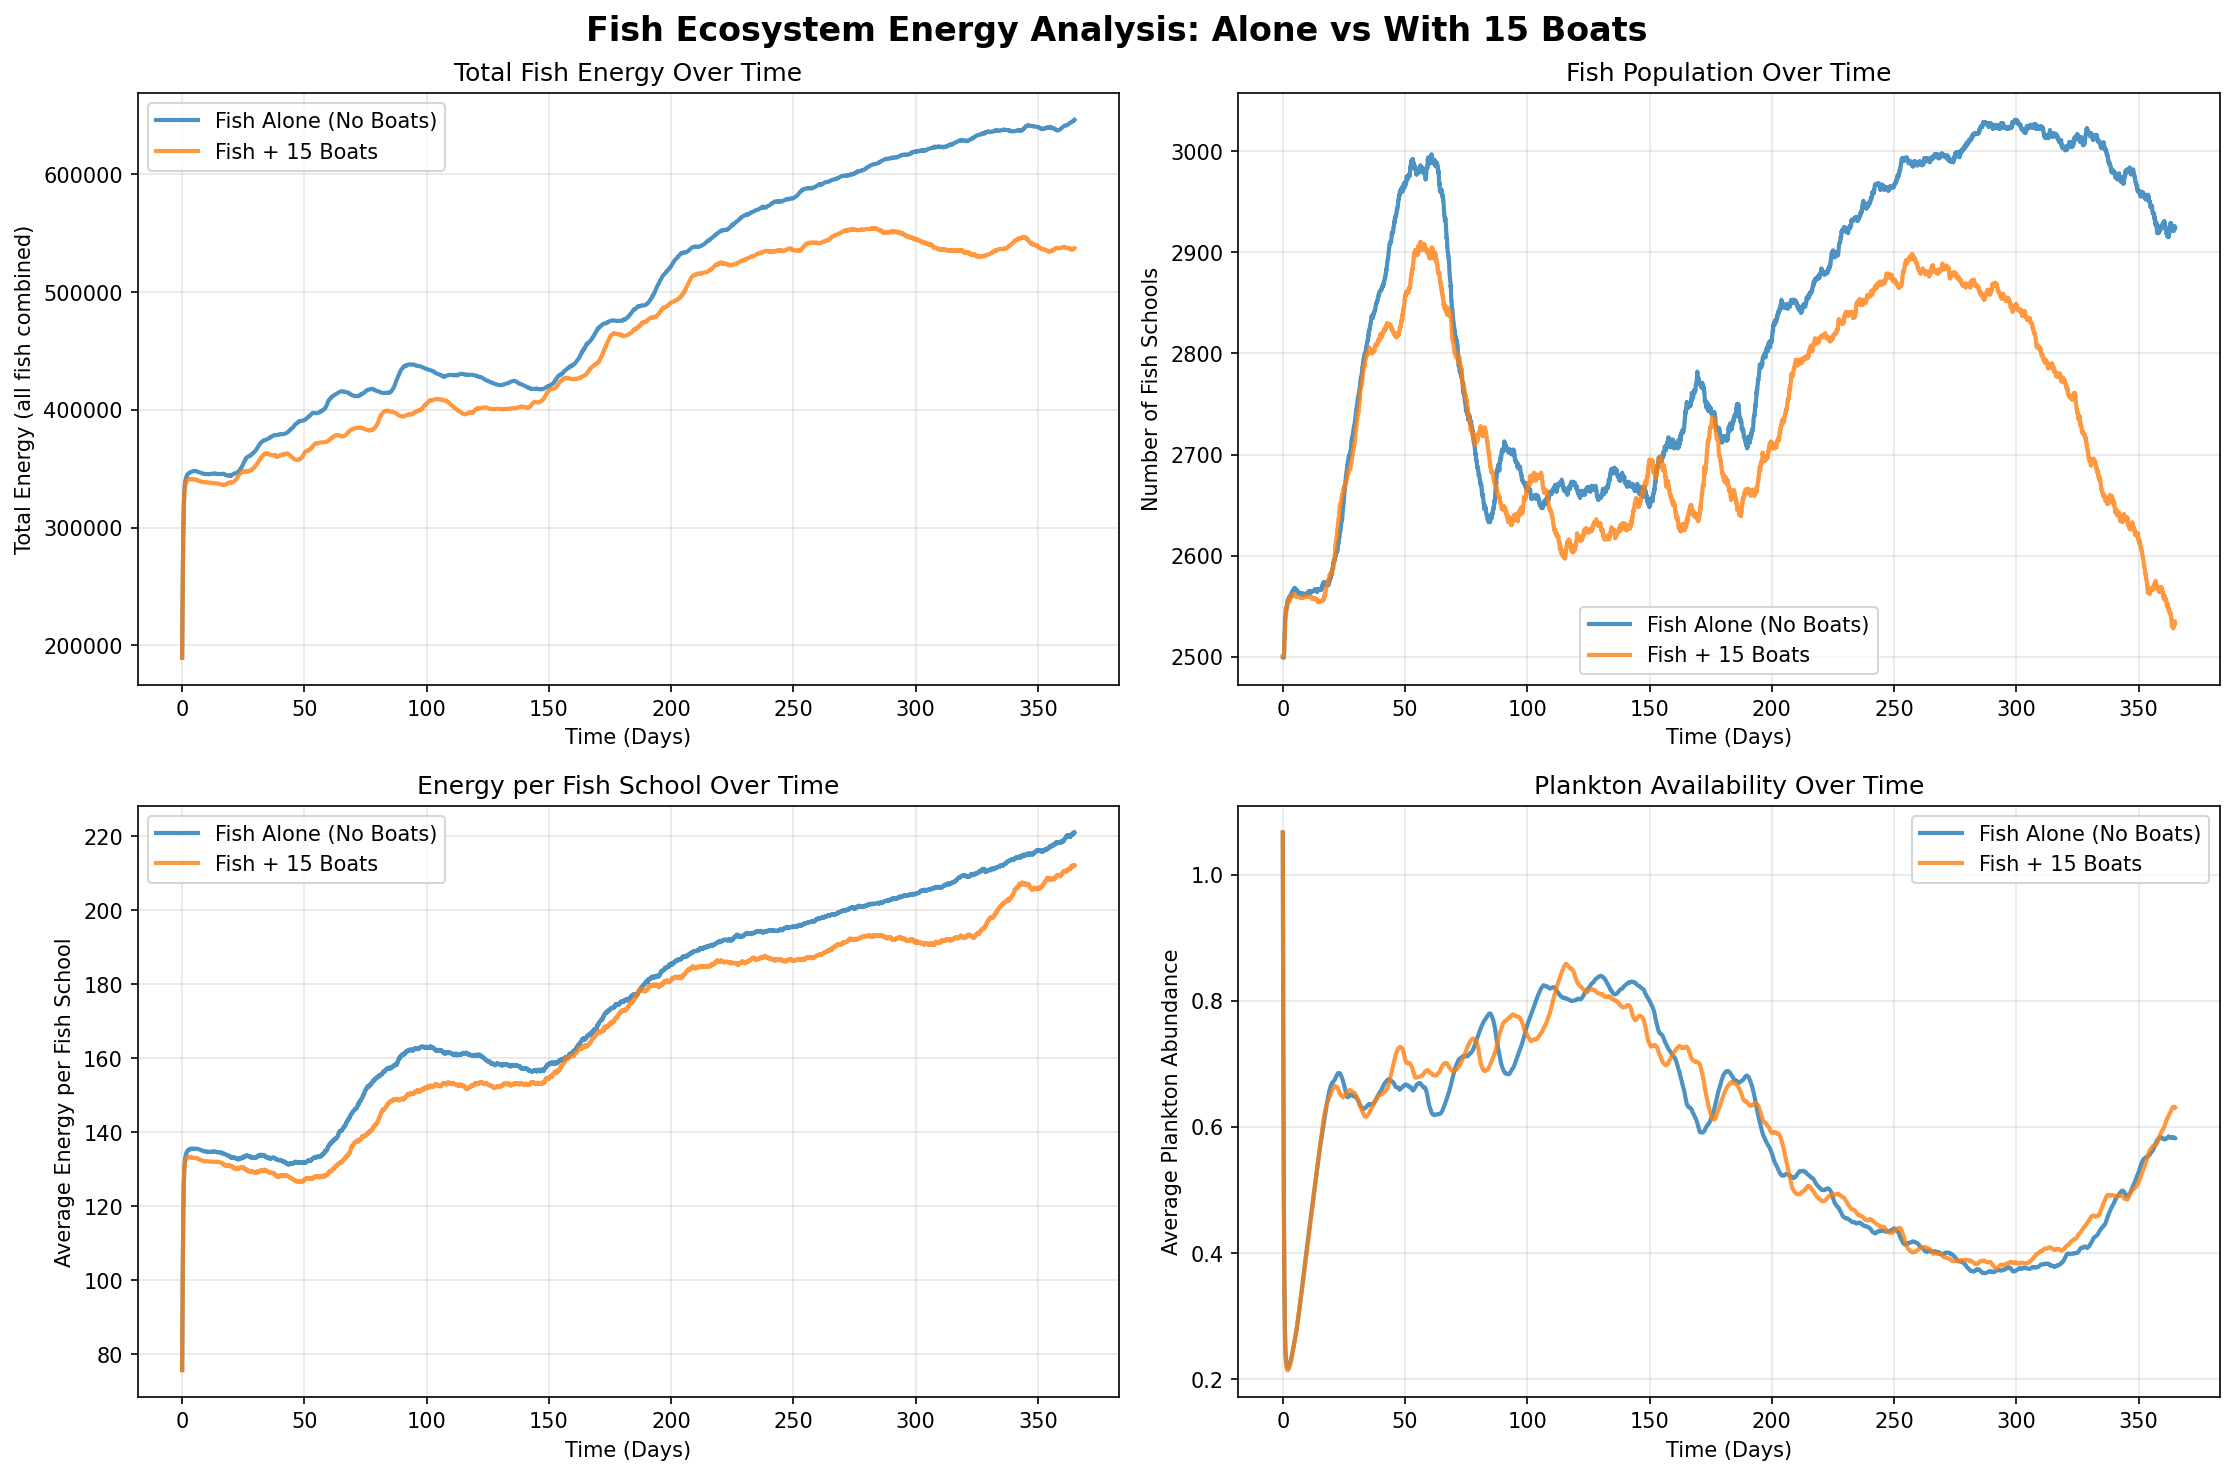

The Python source for this figure:
"""
Fish Population Energy Timeline Analysis

Compares ecosystem health (total energy) with and without fishing boats.
Helps identify if boats are causing unrealistic energy drain.
"""

import numpy as np
import matplotlib.pyplot as plt
from environment import OceanEnvironment
from fish_ecosystem import FishPopulation
from fleet_physics import FishingFleet
from fishing_agent import FishingAgent
import torch

def run_ecosystem_alone(duration_steps=8760):
    """Run fish ecosystem WITHOUT boats for baseline"""
    print("="*70)
    print("SCENARIO 1: FISH ECOSYSTEM ALONE (NO FISHING)")
    print("="*70)
    
    env = OceanEnvironment(width=100, height=100, hours_per_tick=1)
    fish = FishPopulation(initial_population=2500, env_width=100, env_height=100)
    
    energy_timeline = []
    population_timeline = []
    plankton_timeline = []
    
    print(f"\n[ANALYSIS] Running {duration_steps:,} steps...")
    print(f"   Start: {fish.num_schools} schools, {fish.energies.sum():.1f} total energy\n")
    
    for step in range(duration_steps):
        # Ecosystem step
        env.step()
        fish.step(env)
        
        # Update MPAs
        if hasattr(env, 'update_mpas'):
            env.update_mpas(fish)
        
        # Track metrics
        total_energy = fish.energies.sum()
        avg_plankton = env.plankton_grid.mean()
        
        energy_timeline.append(total_energy)
        population_timeline.append(fish.num_schools)
        plankton_timeline.append(avg_plankton)
        
        if (step + 1) % (duration_steps // 20) == 0:
            print(f"  Step {step+1:>6} | Fish: {fish.num_schools:>5} | "
                  f"Energy: {total_energy:>10.1f} | Plankton: {avg_plankton:.3f}")
    
    print(f"\n[OK] Final: {fish.num_schools} schools, {fish.energies.sum():.1f} total energy")
    
    return {
        'energy': np.array(energy_timeline),
        'population': np.array(population_timeline),
        'plankton': np.array(plankton_timeline),
        'label': 'Fish Alone (No Boats)'
    }

def run_ecosystem_with_boats(duration_steps=8760, checkpoint_path='checkpoints/'):
    """Run fish ecosystem WITH 15 fishing boats"""
    print("\n" + "="*70)
    print("SCENARIO 2: FISH ECOSYSTEM + 15 FISHING BOATS")
    print("="*70)
    
    env = OceanEnvironment(width=100, height=100, hours_per_tick=1)
    fish = FishPopulation(initial_population=2500, env_width=100, env_height=100)
    
    # Setup 15 boats (5 models × 3 instances)
    ports = [
        (20, 20), (80, 20), (50, 50),
        (20, 80), (80, 80)
    ]
    fleet = FishingFleet(num_boats=15, ports=ports, env_width=100, env_height=100)
    
    # Load trained agents
    agents = []
    try:
        for i in range(5):
            agent = FishingAgent(
                boat_id=i,
                home_port=ports[i % len(ports)],
                env_width=100,
                env_height=100
            )
            agent_path = f'{checkpoint_path}agent_{i}_best.pt'
            agent.load_checkpoint(agent_path)
            agent.epsilon = 0.05  # Minimal exploration
            agents.append(agent)
        print(f"[OK] Loaded 5 trained models")
    except Exception as e:
        print(f"[ERROR] Error loading models: {e}")
        import traceback
        traceback.print_exc()
        return None
    
    energy_timeline = []
    population_timeline = []
    plankton_timeline = []
    total_catch = 0
    
    print(f"\n[ANALYSIS] Running {duration_steps:,} steps with 15 boats...")
    print(f"   Start: {fish.num_schools} schools, {fish.energies.sum():.1f} total energy\n")
    
    for step in range(duration_steps):
        # Fleet actions
        actions = []
        
        for boat_idx in range(15):
            agent_idx = boat_idx // 3  # Which trained agent (0-4)
            agent = agents[agent_idx]
            
            # Get boat state (matching deploy_fleet format)
            boat_pos = fleet.positions[boat_idx]
            boat_state = {
                'position': boat_pos.copy(),
                'velocity': np.array([
                    np.cos(fleet.headings[boat_idx]) * fleet.velocities[boat_idx],
                    np.sin(fleet.headings[boat_idx]) * fleet.velocities[boat_idx]
                ]),
                'heading': fleet.headings[boat_idx],
                'fuel': fleet.fuel_levels[boat_idx],
                'max_fuel': fleet.max_fuel,
                'cargo': fleet.cargo_levels[boat_idx],
                'max_cargo': fleet.max_cargo,
                'net_deployed': fleet.nets_deployed[boat_idx],
                'current_temp': env.get_temperature(*boat_pos),
                'inside_mpa': env.is_in_mpa(*boat_pos)
            }
            
            # Get observation and action
            obs = agent.get_observation(boat_state, fish, env)
            action = agent.select_action(obs, boat_state)
            actions.append(action)
        
        actions = np.array(actions)
        
        # Fleet step
        fleet.step(actions, fish, env)
        
        # Ecosystem step
        env.step()
        fish.step(env)
        
        # Update MPAs
        if hasattr(env, 'update_mpas'):
            env.update_mpas(fish)
        
        # Track metrics
        total_energy = fish.energies.sum()
        avg_plankton = env.plankton_grid.mean()
        step_catch = fleet.cargo_sold.sum()
        total_catch += step_catch
        
        energy_timeline.append(total_energy)
        population_timeline.append(fish.num_schools)
        plankton_timeline.append(avg_plankton)
        
        if (step + 1) % (duration_steps // 20) == 0:
            print(f"  Step {step+1:>6} | Fish: {fish.num_schools:>5} | "
                  f"Energy: {total_energy:>10.1f} | Catch so far: {total_catch:>8.1f}t")
    
    print(f"\n[OK] Final: {fish.num_schools} schools, {fish.energies.sum():.1f} total energy")
    print(f"   Total caught: {total_catch:.1f} tons")
    
    return {
        'energy': np.array(energy_timeline),
        'population': np.array(population_timeline),
        'plankton': np.array(plankton_timeline),
        'label': 'Fish + 15 Boats'
    }

def plot_comparison(data_alone, data_with_boats):
    """Create comparison plots"""
    fig, axes = plt.subplots(2, 2, figsize=(15, 10))
    fig.suptitle('Fish Ecosystem Energy Analysis: Alone vs With 15 Boats', fontsize=16, fontweight='bold')
    
    steps = np.arange(len(data_alone['energy']))
    hours = steps
    days = hours / 24
    
    # Plot 1: Total Energy Timeline
    ax = axes[0, 0]
    ax.plot(days, data_alone['energy'], label=data_alone['label'], linewidth=2, alpha=0.8)
    ax.plot(days, data_with_boats['energy'], label=data_with_boats['label'], linewidth=2, alpha=0.8)
    ax.set_xlabel('Time (Days)')
    ax.set_ylabel('Total Energy (all fish combined)')
    ax.set_title('Total Fish Energy Over Time')
    ax.legend()
    ax.grid(True, alpha=0.3)
    
    # Plot 2: Population Timeline
    ax = axes[0, 1]
    ax.plot(days, data_alone['population'], label=data_alone['label'], linewidth=2, alpha=0.8)
    ax.plot(days, data_with_boats['population'], label=data_with_boats['label'], linewidth=2, alpha=0.8)
    ax.set_xlabel('Time (Days)')
    ax.set_ylabel('Number of Fish Schools')
    ax.set_title('Fish Population Over Time')
    ax.legend()
    ax.grid(True, alpha=0.3)
    
    # Plot 3: Energy per Fish
    ax = axes[1, 0]
    energy_per_fish_alone = data_alone['energy'] / (data_alone['population'] + 1)
    energy_per_fish_boats = data_with_boats['energy'] / (data_with_boats['population'] + 1)
    ax.plot(days, energy_per_fish_alone, label=data_alone['label'], linewidth=2, alpha=0.8)
    ax.plot(days, energy_per_fish_boats, label=data_with_boats['label'], linewidth=2, alpha=0.8)
    ax.set_xlabel('Time (Days)')
    ax.set_ylabel('Average Energy per Fish School')
    ax.set_title('Energy per Fish School Over Time')
    ax.legend()
    ax.grid(True, alpha=0.3)
    
    # Plot 4: Plankton Timeline
    ax = axes[1, 1]
    ax.plot(days, data_alone['plankton'], label=data_alone['label'], linewidth=2, alpha=0.8)
    ax.plot(days, data_with_boats['plankton'], label=data_with_boats['label'], linewidth=2, alpha=0.8)
    ax.set_xlabel('Time (Days)')
    ax.set_ylabel('Average Plankton Abundance')
    ax.set_title('Plankton Availability Over Time')
    ax.legend()
    ax.grid(True, alpha=0.3)
    
    plt.tight_layout()
    plt.savefig('fish_energy_analysis.png', dpi=150, bbox_inches='tight')
    print(f"\n[SAVED] Graph: fish_energy_analysis.png")
    plt.show()

def print_statistics(data_alone, data_with_boats):
    """Print summary statistics"""
    print("\n" + "="*70)
    print("ENERGY ANALYSIS SUMMARY")
    print("="*70)
    
    print(f"\n{'Metric':<35} {'Fish Alone':>15} {'With Boats':>15}")
    print("-" * 65)
    
    print(f"{'Initial Total Energy':<35} {data_alone['energy'][0]:>15.1f} {data_with_boats['energy'][0]:>15.1f}")
    print(f"{'Final Total Energy':<35} {data_alone['energy'][-1]:>15.1f} {data_with_boats['energy'][-1]:>15.1f}")
    print(f"{'Energy Change':<35} {data_alone['energy'][-1] - data_alone['energy'][0]:>15.1f} {data_with_boats['energy'][-1] - data_with_boats['energy'][0]:>15.1f}")
    
    print(f"\n{'Initial Population':<35} {data_alone['population'][0]:>15.0f} {data_with_boats['population'][0]:>15.0f}")
    print(f"{'Final Population':<35} {data_alone['population'][-1]:>15.0f} {data_with_boats['population'][-1]:>15.0f}")
    print(f"{'Population Change':<35} {data_alone['population'][-1] - data_alone['population'][0]:>15.0f} {data_with_boats['population'][-1] - data_with_boats['population'][0]:>15.0f}")
    
    print(f"\n{'Avg Plankton (Alone)':<35} {data_alone['plankton'].mean():>15.3f}")
    print(f"{'Avg Plankton (With Boats)':<35} {data_with_boats['plankton'].mean():>15.3f}")
    
    energy_loss_alone = data_alone['energy'][0] - data_alone['energy'][-1]
    energy_loss_boats = data_with_boats['energy'][0] - data_with_boats['energy'][-1]
    print(f"\n{'Total Energy Lost (Alone)':<35} {energy_loss_alone:>15.1f}")
    print(f"{'Total Energy Lost (With Boats)':<35} {energy_loss_boats:>15.1f}")
    print(f"{'Extra Loss from Fishing':<35} {energy_loss_boats - energy_loss_alone:>15.1f}")

if __name__ == "__main__":
    print("\n[FISH ENERGY ANALYSIS: ECOSYSTEM BASELINE VS FISHING IMPACT]\n")
    
    # Run both scenarios
    print("\n[Starting Scenario 1 (Ecosystem Alone)]...")
    data_alone = run_ecosystem_alone(duration_steps=8760)
    
    print("\n\n[Starting Scenario 2 (Ecosystem + Boats)]...")
    data_with_boats = run_ecosystem_with_boats(duration_steps=8760)
    
    if data_alone and data_with_boats:
        # Print statistics
        print_statistics(data_alone, data_with_boats)
        
        # Plot comparison
        print("\n[ANALYSIS] Generating comparison plots...")
        plot_comparison(data_alone, data_with_boats)
        
        print("\n[OK] Analysis complete!")
    else:
        print("\n[ERROR] Analysis failed")
